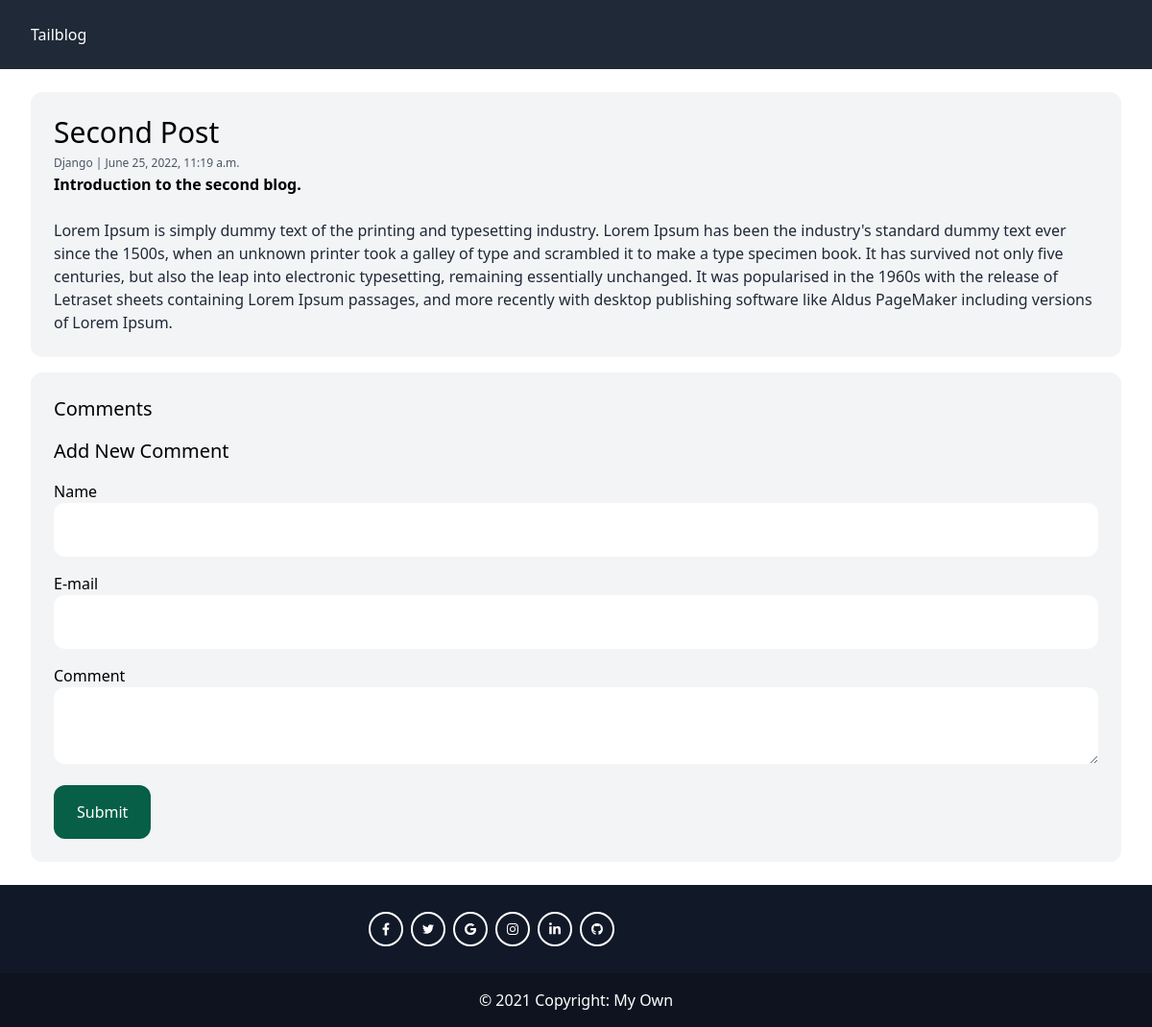
Page /django-rules/ on the committed database.
### post/models.py (models this page shows, shortened)
class Post(models.Model):
    category = models.ForeignKey(Category, related_name='post', on_delete=models.CASCADE)
    title = models.CharField(max_length=255)
    slug = models.SlugField(max_length=255)
    intro = models.TextField()
    body = models.TextField()
    created_at = models.DateTimeField(auto_now=True)

class Category(models.Model):
    title = models.CharField(max_length=255)

### post/views.py (the view, shortened to what this page needs)
# urls.py: path('<slug:slug>/',views.post_detail, name='post_detail'),
def post_detail(request, slug):
    post = get_object_or_404(Post, slug=slug)
    return render(request, 'detail.html', {'post': post})

### templates/detail.html (shortened to what this page needs)
{% extends 'base.html' %}
{% block content %}
        <article class="p-6 bg-gray-100 rounded-xl">
            <h2 class="text-3xl">{{ post.title }}</h2>
            <span class="text-xs text-gray-600">
                <a href="{% url 'category_detail' post.category.id %}">{{ post.category.title }}</a> | {{ post.created_at }}
            </span>
            <p class="mb-6 font-semibold">{{ post.intro }}</p>
            <p class="text-gray-800">
                {{ post.body }}
            </p>
        </article>
        <div class="mt-4 p-6 bg-gray-100 rounded-xl">
            <h3 class="mb-4 text-xl">Comments</h3>
            <p class="mb-4 text-xl">Add New Comment</p>
            <form method="post" action="." class="space-y-4">
                <div>
                    <label>Name</label>
                    <input type="text" name="name" class="w-full py-4 px-6 rounded-xl bg-white">
                </div>
                <div>
                    <label>E-mail</label>
                    <input type="email" name="email" class="w-full py-4 px-6 rounded-xl bg-white">
                </div>
                <div>
                    <label>Comment</label>
                    <textarea name="comment" class="w-full py-4 px-6 rounded-xl bg-white"></textarea>
                </div>
                <div>
                    <button class="hover:shadow-lg focus:bg-gray-900 font-medium hover:bg-gray-900 py-4 px-6 rounded-xl bg-emerald-800 text-white">Submit</button>
                </div>
            </form>
        </div>
{% endblock %}

### rows in the picture
Post: title "Second Post", category "Django", created_at "June 25, 2022, 11:19 a.m.", intro "Introduction to the second blog.", body "Lorem Ipsum is simply dummy text of the printing and typesetting industry. Lorem Ipsum has been the industry's standard dummy text ever since the 1500s, when an unknown printer took a galley of type and scrambled it to make a type specimen book. It has survived not only five centuries, but also the leap into electronic typesetting, remaining essentially unchanged. It was popularised in the 1960s with the release of Letraset sheets containing Lorem Ipsum passages, and more recently with desktop publishing software like Aldus PageMaker including versions of Lorem Ipsum."
